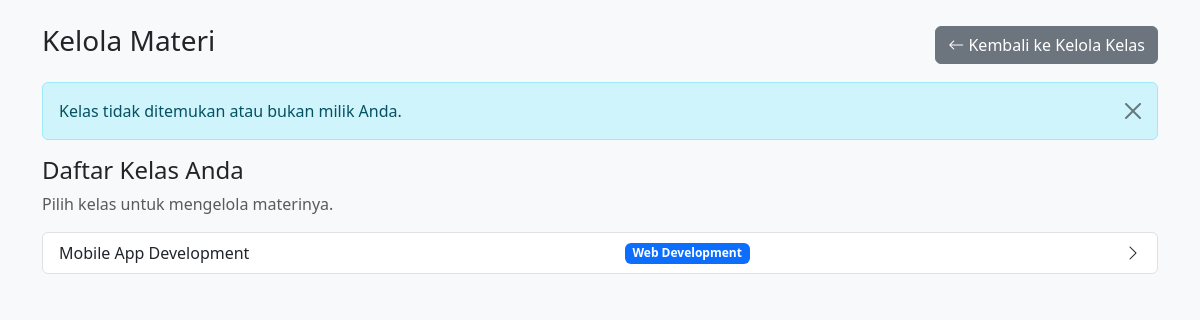
The page /page/kelola-materi.php?id_kelas=6 (signed in) on the database as committed earlier.
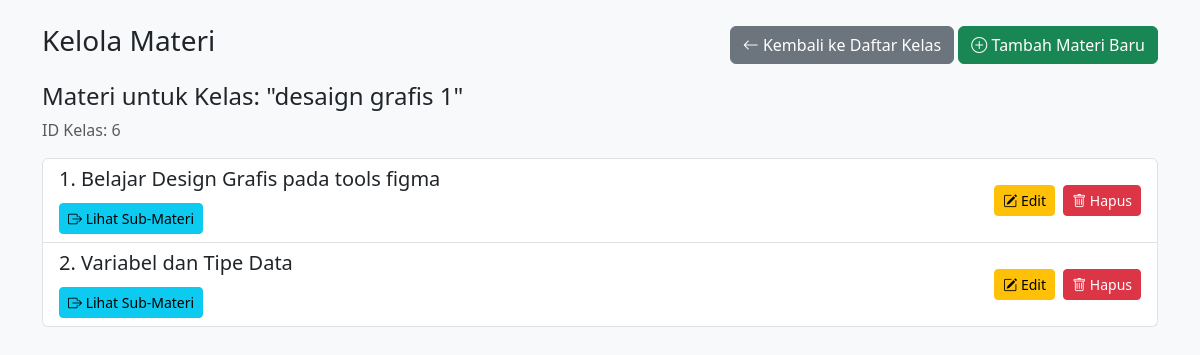
The same page on the database as committed later.
### tables this page shows
CREATE TABLE `tb_kelas` (
  `id_kelas` int(30) NOT NULL,
  `id_mentor` int(30) NOT NULL,
  `nama_kelas` varchar(255) NOT NULL,
  `kategori` enum('SQL','Design','Java','Web Development','Bisnis','Ekonomi','Psikologi','IT','Python') NOT NULL,
  `harga` decimal(10,2) NOT NULL,
  `profil_kelas` varchar(100) DEFAULT NULL,
  `badge` varchar(100) DEFAULT NULL,
  `description` text DEFAULT NULL,
  `status_publikasi` enum('draft','pending','approved','rejected') NOT NULL DEFAULT 'draft'
);

CREATE TABLE `tb_materi` (
  `id_materi` int(30) NOT NULL,
  `id_kelas` int(30) NOT NULL,
  `urutan` int(11) DEFAULT 1,
  `judul_materi` varchar(255) NOT NULL
);

### page/kelola-materi.php (the view, shortened to what the changed rows need)
<?php
require 'db.php';
$user_id = $_SESSION['id'];
$message = "";
$mentor_query = $conn->prepare("SELECT id_mentor FROM tb_mentor WHERE id_user = ?");
$mentor_query->bind_param("i", $user_id);
$mentor_query->execute();
$mentor_result = $mentor_query->get_result();
$id_mentor = 0;
if ($mentor_result->num_rows > 0) {
    $mentor_row = $mentor_result->fetch_assoc();
    $id_mentor = $mentor_row['id_mentor'];
}
$view_level = 'kelas';
$selected_id_kelas = $_GET['id_kelas'] ?? 0;
if ($selected_id_kelas > 0) {
    $view_level = 'materi';
    $check_class_stmt = $conn->prepare("SELECT id_kelas, nama_kelas FROM tb_kelas WHERE id_kelas = ? AND id_mentor = ?");
    $check_class_stmt->bind_param("ii", $selected_id_kelas, $id_mentor);
    $check_class_stmt->execute();
    $class_result = $check_class_stmt->get_result();
    if ($class_result->num_rows === 0) {
        $message = "Kelas tidak ditemukan atau bukan milik Anda.";
        $view_level = 'kelas';
        $selected_id_kelas = 0;
    } else {
        $current_class = $class_result->fetch_assoc();
    }
}
?>
<!DOCTYPE html>
<html lang="en">
<head>
    <link href="https://cdn.jsdelivr.net/npm/bootstrap@5.3.3/dist/css/bootstrap.min.css" rel="stylesheet">
    <link rel="stylesheet" href="https://cdn.jsdelivr.net/npm/bootstrap-icons@1.11.3/font/bootstrap-icons.min.css">
</head>
<body class="bg-light">
    <div class="container mt-4">
        <div class="d-flex justify-content-between align-items-center mb-3">
            <h3>Kelola Materi</h3>
            <div>
                <?php if ($view_level === 'kelas'): ?>
                    <a href="kelola-kelas.php" class="btn btn-secondary"><i class="bi bi-arrow-left"></i> Kembali ke Kelola Kelas</a>
                <?php elseif ($view_level === 'materi'): ?>
                    <a href="kelola-materi.php" class="btn btn-secondary"><i class="bi bi-arrow-left"></i> Kembali ke Daftar Kelas</a>
                    <a href="create-materi.php?id_kelas=<?= $selected_id_kelas ?>" class="btn btn-success"><i class="bi bi-plus-circle"></i> Tambah Materi Baru</a>
                <?php endif; ?>
            </div>
        </div>
        <?php if (!empty($message)): ?>
            <div class="alert alert-info alert-dismissible fade show" role="alert">
                <?= htmlspecialchars($message) ?>
                <button type="button" class="btn-close" data-bs-dismiss="alert" aria-label="Close"></button>
            </div>
        <?php endif; ?>
        <?php if ($view_level === 'kelas'): ?>
            <h4>Daftar Kelas Anda</h4>
            <p class="text-muted">Pilih kelas untuk mengelola materinya.</p>
            <div class="list-group">
                <?php
                $stmt_classes = $conn->prepare("
                    SELECT k.id_kelas, k.nama_kelas, k.kategori
                    FROM tb_kelas k
                    JOIN tb_mentor m ON k.id_mentor = m.id_mentor
                    WHERE m.id_user = ?
                    ORDER BY k.id_kelas DESC
                ");
                $stmt_classes->bind_param("i", $user_id);
                $stmt_classes->execute();
                $classes_result = $stmt_classes->get_result();
                if ($classes_result->num_rows > 0) {
                    while ($class = $classes_result->fetch_assoc()) {
                        ?>
                        <a href="kelola-materi.php?id_kelas=<?= $class['id_kelas'] ?>" class="list-group-item list-group-item-action d-flex justify-content-between align-items-center">
                            <?= htmlspecialchars($class['nama_kelas']) ?> <span class="badge text-bg-primary"><?= htmlspecialchars($class['kategori']) ?></span>
                            <i class="bi bi-chevron-right"></i>
                        </a>
                        <?php
                    }
                } else {
                    echo "<p class='text-muted'>Anda belum memiliki kelas yang dibuat.</p>";
                }
                ?>
            </div>
        <?php elseif ($view_level === 'materi'): ?>
            <h4>Materi untuk Kelas: "<?= htmlspecialchars($current_class['nama_kelas']) ?>"</h4>
            <p class="text-muted">ID Kelas: <?= $selected_id_kelas ?></p>
            <div class="list-group">
                <?php
                $stmt_materi = $conn->prepare("
                    SELECT id_materi, judul_materi, urutan
                    FROM tb_materi
                    WHERE id_kelas = ?
                    ORDER BY urutan ASC, id_materi ASC
                ");
                $stmt_materi->bind_param("i", $selected_id_kelas);
                $stmt_materi->execute();
                $materi_result = $stmt_materi->get_result();
                if ($materi_result->num_rows > 0) {
                    while ($materi = $materi_result->fetch_assoc()) {
                        ?>
                        <div class="list-group-item d-flex justify-content-between align-items-center">
                            <div>
                                <h5 class="mb-1"><?= htmlspecialchars($materi['urutan']) ?>. <?= htmlspecialchars($materi['judul_materi']) ?></h5>
                                <a href="kelola-materi.php?id_kelas=<?= $selected_id_kelas ?>&id_materi=<?= $materi['id_materi'] ?>" class="btn btn-sm btn-info mt-2"><i class="bi bi-box-arrow-right"></i> Lihat Sub-Materi</a>
                            </div>
                            <div>
                                <a href="edit-materi.php?id_materi=<?= $materi['id_materi'] ?>" class="btn btn-sm btn-warning me-1"><i class="bi bi-pencil-square"></i> Edit</a>
                                <a href="delete-materi.php?id_materi=<?= $materi['id_materi'] ?>" class="btn btn-sm btn-danger" onclick="return confirm('Apakah Anda yakin ingin menghapus materi ini dan semua sub-materinya?');"><i class="bi bi-trash"></i> Hapus</a>
                            </div>
                        </div>
                        <?php
                    }
                } else {
                    echo "<p class='text-muted'>Belum ada materi untuk kelas ini.</p>";
                }
                ?>
            </div>
        <?php endif; ?>
    </div>
</body>
</html>

Rows that differ between the two databases and show on the page:
no longer on this page (row edited): tb_kelas: nama_kelas "Mobile App Development", kategori "Web Development"
now on this page (row edited): tb_kelas: nama_kelas "desaign grafis 1"
added tb_materi: urutan "1", judul_materi "Belajar Design Grafis pada tools figma"
added tb_materi: urutan "2", judul_materi "Variabel dan Tipe Data"
Other text that changed with them:
$selected_id_kelas: (not shown) → "6"
$message: "Kelas tidak ditemukan atau bukan milik Anda." → (not shown)
text no longer shown: "Kembali ke Kelola Kelas Daftar Kelas Anda Pilih kelas untuk mengelola materinya."
text now shown: "Kembali ke Daftar Kelas Tambah Materi Baru Materi untuk Kelas: \" \" ID Kelas:"
